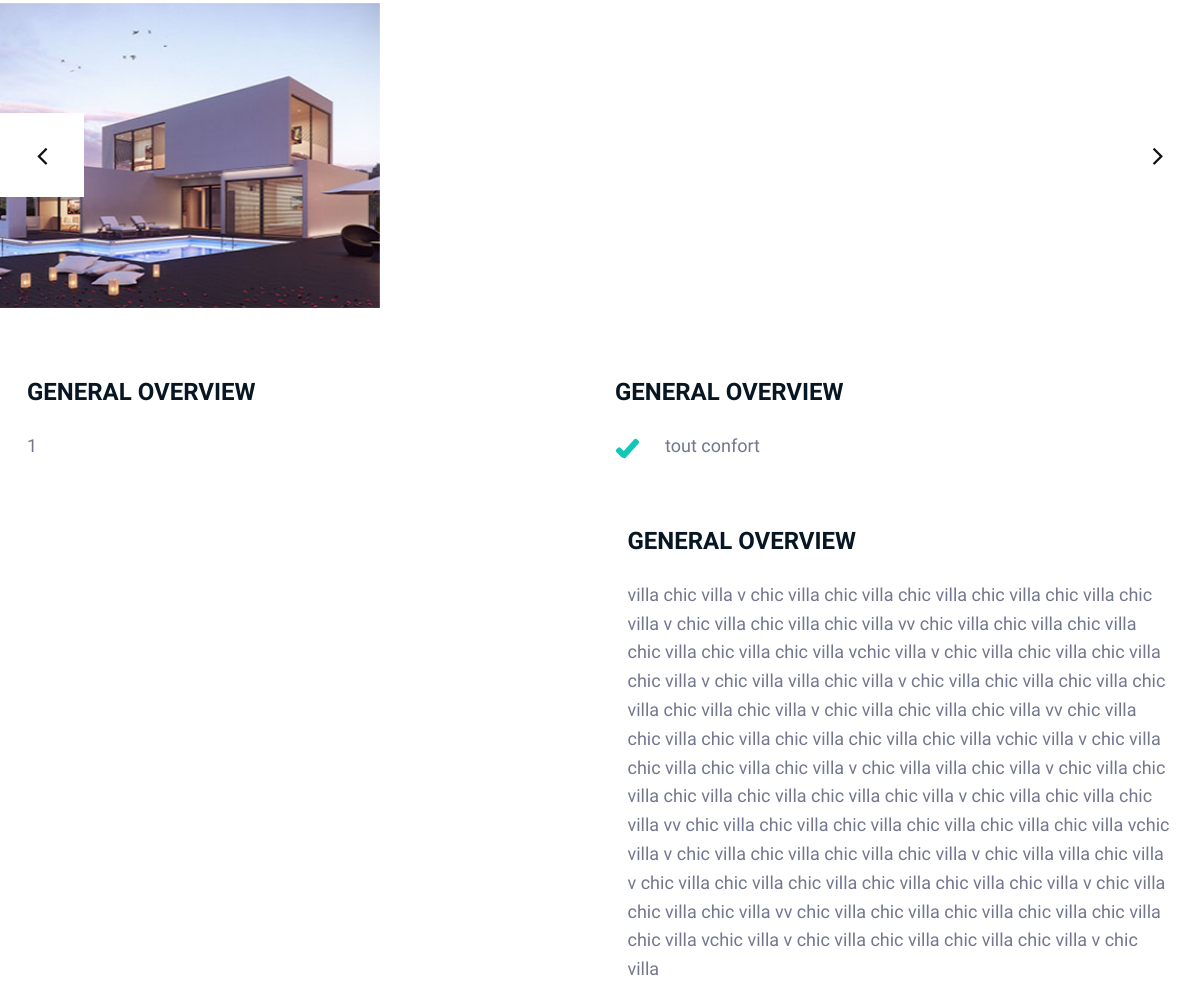
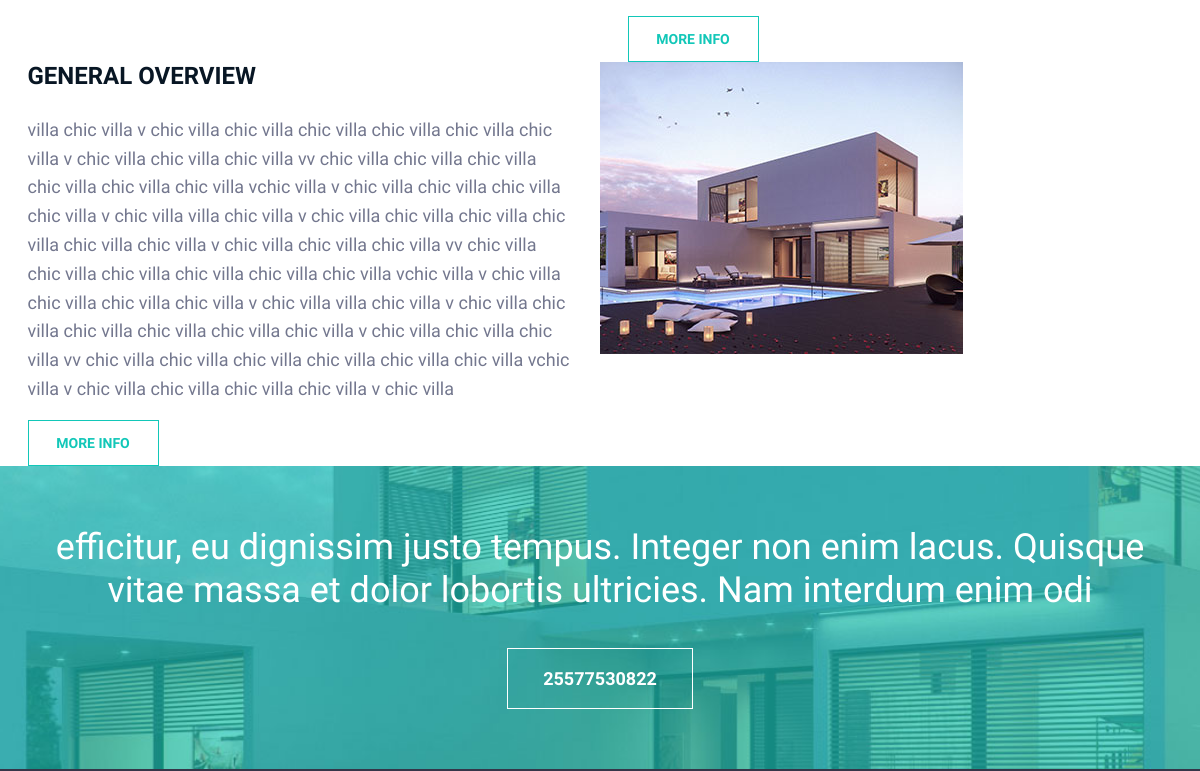
Page /2/property (middle part) on the earlier database version (2 pictures, top to bottom).
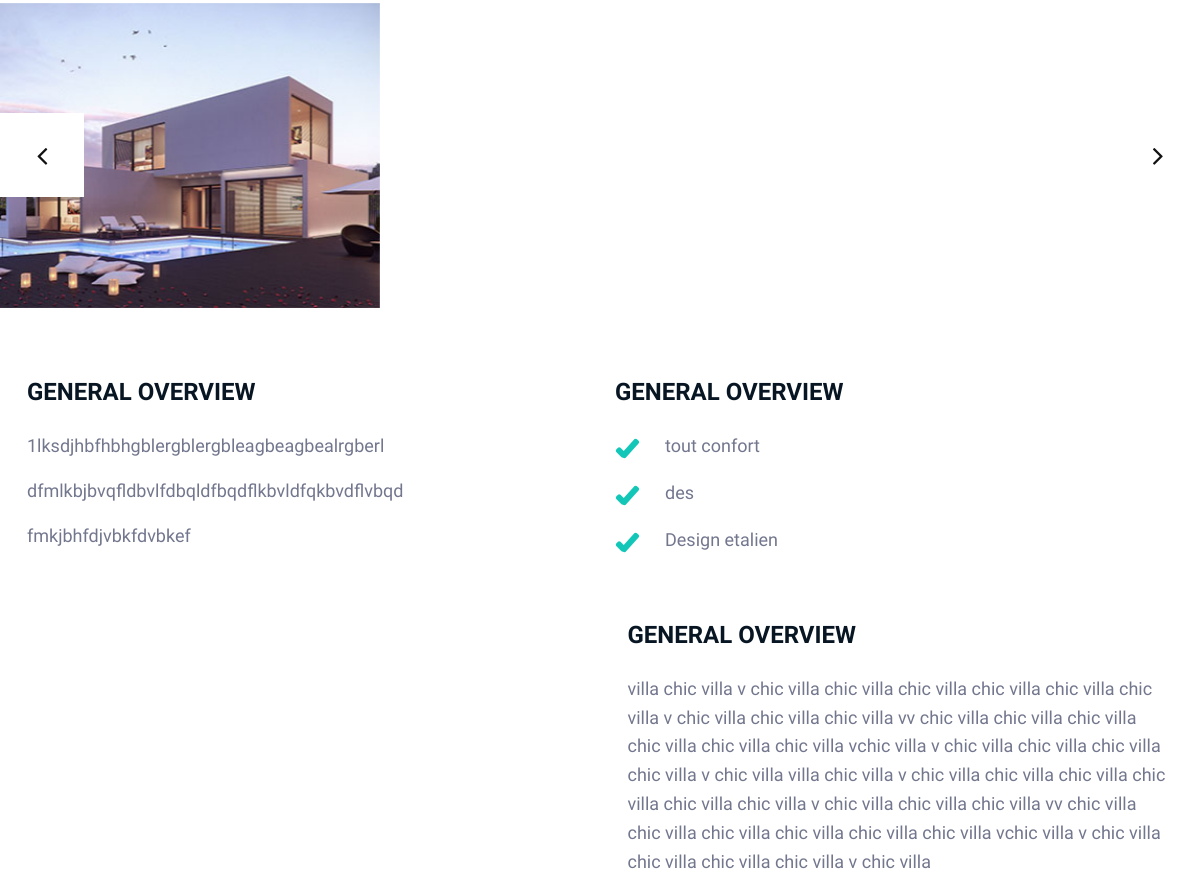
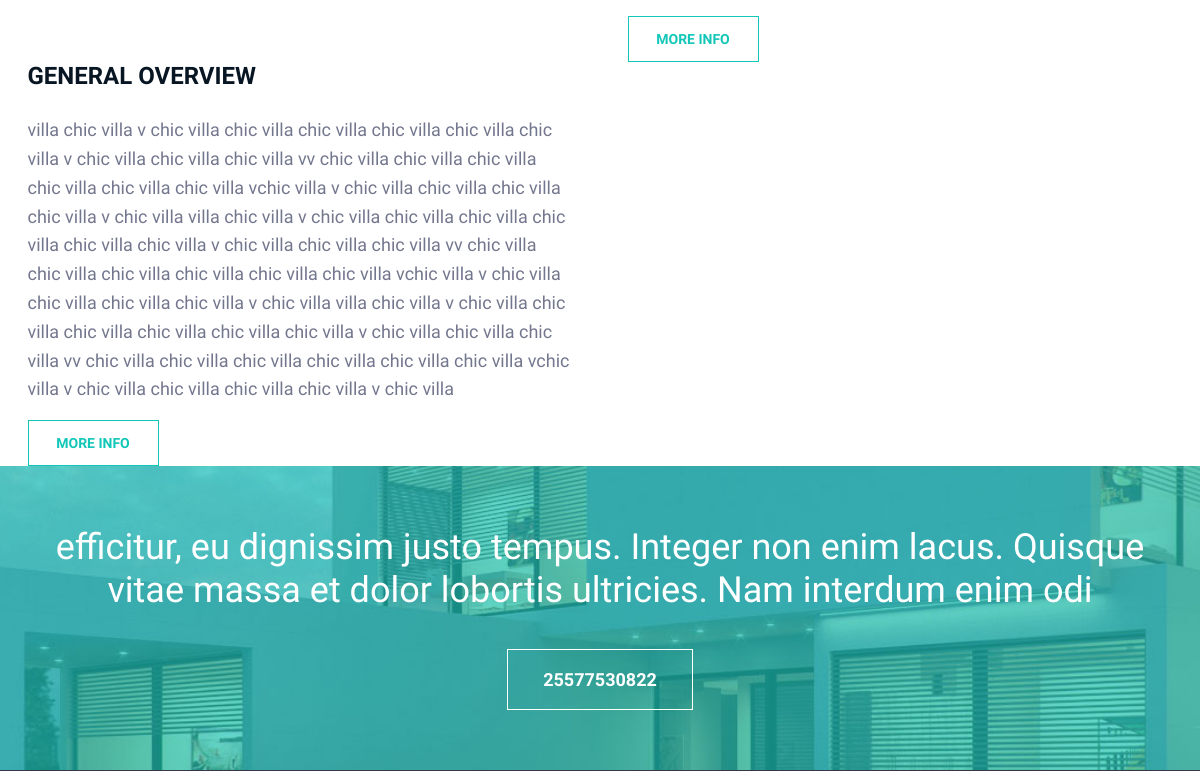
Same page on the later database version (2 pictures, top to bottom).
### house/models.py (models this page shows, shortened)
class Timemodels(models.Model):
    date_add =  models.DateTimeField(auto_now_add=True)
    date_update =  models.DateTimeField(auto_now=True)
    status =  models.BooleanField(default=True)
    class Meta:
        abstract=True

class Maison(Timemodels):
    nom =  models.CharField(max_length=255)
    description = models.TextField()
    image_principale = models.ImageField(upload_to ='image')
    vues = models.ForeignKey(Vues, related_name="vues", verbose_name="photo vue", on_delete=models.CASCADE, blank=True)
    interiors = models.ForeignKey(Interior, related_name="interieur", verbose_name="photo interieur", on_delete=models.CASCADE , blank=True)
    piscines = models.ForeignKey(Piscine, related_name="piscine" ,verbose_name="photo piscine", on_delete=models.CASCADE, blank=True)
    price = models.FloatField()
    lieu=  models.CharField(max_length=255)
    comming =  models.BooleanField(default=False)
    solde =  models.BooleanField(default=False)
    short = models.CharField(max_length=100, verbose_name="courte description",blank=True)
    size = models.PositiveIntegerField()
    Beds = models.PositiveIntegerField()
    Baths = models.PositiveIntegerField()
    Garage = models.PositiveIntegerField()
    taxe_include = models.BooleanField(default=True)
    oreviews =  HTMLField('oreviviews',)
    specification = models.ManyToManyField(Specification)
    class Meta:
        verbose_name = 'maison'
        verbose_name_plural = 'nos maisons'

class Vues(Timemodels):
    titre =  models.CharField(max_length=255)
    image = image= models.ImageField( upload_to='image_views')
    class Meta:
        verbose_name = 'vues'
        verbose_name_plural = 'vues'

class Specification(Timemodels):
    titre =  models.CharField(max_length=255)
    class Meta:
        verbose_name = 'specification'
        verbose_name_plural = 'specification'

### config_estate/models.py (models this page shows)
class Timemodels(models.Model):
    date_add =  models.DateTimeField(auto_now_add=True)
    date_update =  models.DateTimeField(auto_now=True)
    status =  models.BooleanField(default=True)
    class Meta:
        abstract=True

class Home(Timemodels):
    interior = models.TextField(verbose_name="interior")
    envi = models.TextField(verbose_name="enviorment friendly")
    text = models.CharField(max_length=250 ,verbose_name="text de contact")

### entreprise/models.py (models this page shows)
class Timemodels(models.Model):
    date_add =  models.DateTimeField(auto_now_add=True)
    date_update =  models.DateTimeField(auto_now=True)
    status =  models.BooleanField(default=True)
    class Meta:
        abstract=True

class Info(Timemodels):
    contact = models.IntegerField()
    residential = models.IntegerField()
    homes  = models.IntegerField()
    years = models.IntegerField()
    complains = models.IntegerField()
    offices = models.IntegerField()
    adrresse = models.CharField(max_length=250)
    maps = models.CharField(max_length=200)

### house/views.py (the view)
# urls.py: path('<int:id>/property', views.property, name='property'),
def property(request ,id):
    lien = Link.objects.filter(status=True).order_by('-date_add')
    image = Background.objects.filter(status=True).order_by('-date_add')
    text = Home.objects.filter(status=True).order_by('-date_add')
    contact = Info.objects.filter(status=True).order_by('-date_add')
    house = Maison.objects.get(pk=id)
    back = Maison.objects.filter(status=True,).order_by('-date_add')
    about = Abouts.objects.filter(status=True).order_by('-date_add')
    templates_name = 'pages/property.html'
    data = {
        'about':about,
        'lien':lien,
         'text':text,
        'back':back,
        'info':contact,
        'image':image,
        'house':house,
    }
    return render(request,templates_name,data)

### templates/pages/property.html (shortened to what this page needs)
{% extends "bases/base_pages.html" %}
{% block content %}
<div class="property-features-slider owl-carousel">
	<a href="{{house.vues.image.url}}" class="img-popup-gallery">
		<img src="{{house.vues.image.url}}" alt="">
	</a>
</div>
<section class="property-overview-section spad pb-0">
	<div class="container">
		<div class="row">
			<div class="col-lg-6">
				<div class="property-overview-text">
					<h4>GENERAL OVERVIEW</h4>
					<p>{{house.oreviews|safe}}</p>
				</div>
			</div>
			<div class="col-lg-6">
				<div class="property-overview-text">
					<h4>GENERAL OVERVIEW</h4>
					<ul>
						{% for special in house.specification.all %}
						<li>{{special.titre}}</li>
						{% endfor %}
					</ul>
				</div>
			</div>
		</div>
	</div>
	<div class="container-fluid pt-5">
		<div class="row">
			<div class="col-lg-6 p-0">
				{% for m in back %}
				{% if m.id != house.id %}
				{% if forloop.counter == 1 %}
			</div>
			<div class="col-lg-6 p-0 d-flex align-items-center justify-content-center">
				<div class="property-text-warp">
					<div class="property-overview-text">
						<h4>GENERAL OVERVIEW</h4>
						<p>{{m.description}}</p>
						<a href="{% url 'property' m.id %}" class="site-btn">MORE INFO</a>
					</div>
				</div>
			</div>
			{% endif %}
			{% endif %}
			{% endfor %}
			{% for m in back %}
			{% if m.id != house.id %}
			{% if forloop.counter == 2 %}
			<div class="col-lg-6 p-0 d-flex align-items-center justify-content-center order-2 order-lg-1">
				<div class="property-text-warp">
					<div class="property-overview-text">
						<h4>GENERAL OVERVIEW</h4>
						<p>{{m.description}}</p>
						<a href="{% url 'property' m.id %}" class="site-btn">MORE INFO</a>
					</div>
				</div>
			</div>
			<div class="col-lg-6 p-0 order-1 order-lg-2">
					<img src="{{m.image_principale.url}}" alt="">
			</div>
			{% endif %}
			{% endif %}
			{% endfor %}
		</div>
	</div>
</section>
<section class="call-to-action-section set-bg" data-setbg="/static/img/cta-bg.jpg">
	<div class="container text-white text-center">
			{% for t in text %}
			{% if forloop.counter == 1 %}
			<h2>{{t.text}} </h2>
			{% endif %}
			{% endfor %}
			{% for i in info %}
			{% if forloop.counter == 1 %}
			<button class="site-btn sb-light sb-big">{{i.contact}}</button>
			{% endif %}
			{% endfor %}
	</div>
</section>
{% endblock content %}

### templates/bases/base_pages.html (shortened to what this page needs)
<!DOCTYPE html>
<html lang="zxx">
<head>
	<link rel="stylesheet" href="/static/css/bootstrap.min.css"/>
	<link rel="stylesheet" href="/static/css/font-awesome.min.css"/>
	<link rel="stylesheet" href="/static/css/flaticon.css"/>
	<link rel="stylesheet" href="/static/css/magnific-popup.css"/>
	<link rel="stylesheet" href="/static/css/owl.carousel.min.css"/>
	<link rel="stylesheet" href="/static/css/style.css"/>
</head>
<body>
	{% block content %}
        {% endblock content %}
	</body>
</html>

### static/css/style.css (style rules this page uses)
html, body { height: 100%; font-family: "Sarabun", sans-serif; -webkit-font-smoothing: antialiased; font-smoothing: antialiased; }
h1, h2, h3, h4, h5, h6 { margin: 0; color: #081624; font-weight: 600; }
h2 { font-size: 36px; }
h4 { font-size: 24px; }
p { font-size: 18px; color: #73778e; line-height: 1.6; }
img { max-width: 100%; }
ul, ol { padding: 0; margin: 0; }
.set-bg { background-repeat: no-repeat; background-size: cover; background-position: top center; }
.spad { padding-top: 70px; padding-bottom: 70px; }
.text-white h1, .text-white h2, .text-white h3, .text-white h4, .text-white h5, .text-white h6, .text-white p, .text-white span, .text-white li, .text-white a { color: #fff; }
.site-btn { display: inline-block; border: 1px solid #12c7b8; font-size: 14px; font-weight: 600; min-width: 131px; padding: 14px 25px; text-transform: uppercase; background: transparent; color: #12c7b8; line-height: normal; cursor: pointer; text-align: center; }
.site-btn.sb-big { font-size: 18px; padding: 19px 35px; }
.site-btn.sb-light { border: 1px solid #fff; color: #fff; }
.design-slider a, .property-features-slider a { display: block; position: relative; }
.design-slider a::before, .property-features-slider a::before { position: absolute; content: ""; width: 100%; height: 100%; left: 0; top: 0; background: #081624; opacity: 0; -webkit-transition: all 0.4s; transition: all 0.4s; }
.call-to-action-section { padding: 60px 0; }
.call-to-action-section h2 { font-weight: 300; margin-bottom: 36px; }
.property-overview-text h4 { font-weight: 700; margin-bottom: 25px; }
.property-overview-text ul { list-style: none; }
.property-overview-text ul li { font-size: 18px; color: #73778e; margin-bottom: 20px; padding-left: 50px; background-image: url("../img/check.png"); background-repeat: no-repeat; background-position: left top 6px; }
.property-text-warp { max-width: 545px; }
@media (min-width: 1200px) { .container { max-width: 1176px; } }

Differences in the rows shown:
changed Maison: oreviews "1" → "1lksdjhbfhbhgblergblergbleagbeagbealrgberl dfmlkbjbvqfldbvlfdbqldfbqdflkbvldfqkbvdflvbqd fmkjbhfdjvbkfdvbkef"
now on this page (row unchanged): Specification: titre "des"
now on this page (row unchanged): Specification: titre "Design etalien"
changed Maison: description "…villa v chic villa villa chic villa v chic villa chic villa chic villa chic villa chic villa chic villa v chic villa chic villa chic villa vv chic villa chic villa chic villa chic villa chic villa chic villa vchic villa v chic villa chic villa chic villa chic villa v chic villa villa chic villa v chic villa chic villa chic villa chic villa chic villa chic villa v chic villa chic villa chic villa vv chic villa chic villa chic villa chic villa chic villa chic villa vchic villa v chic villa chic villa chic villa chic villa v chic villa" → "…villa v chic villa"
changed Maison (number 3 of 3 on the later page): image_principale: picture removed
